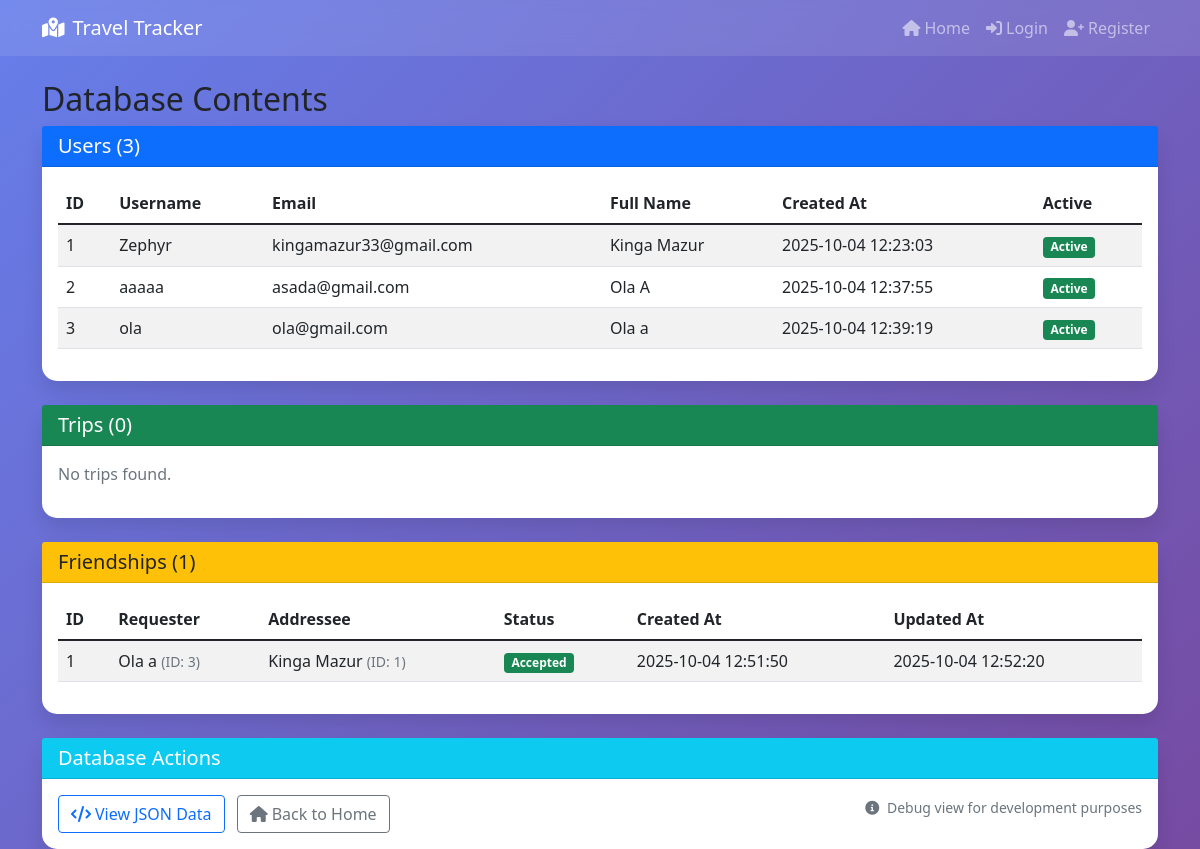
/debug/view, run on the app's committed database.
### users.py (models this page shows, shortened)
class User(UserMixin, db.Model):
    id = db.Column(db.Integer, primary_key=True)
    username = db.Column(db.String(80), unique=True, nullable=False)
    email = db.Column(db.String(120), unique=True, nullable=False)
    password_hash = db.Column(db.String(200), nullable=False)
    first_name = db.Column(db.String(50), nullable=False)
    last_name = db.Column(db.String(50), nullable=False)
    created_at = db.Column(db.DateTime, default=datetime.utcnow)
    is_active = db.Column(db.Boolean, default=True)
    @property
    def full_name(self):
        return f"{self.first_name} {self.last_name}"

### friends.py (models this page shows, shortened)
class Friendship(db.Model):
    id = db.Column(db.Integer, primary_key=True)
    requester_id = db.Column(db.Integer, db.ForeignKey('user.id'), nullable=False)
    addressee_id = db.Column(db.Integer, db.ForeignKey('user.id'), nullable=False)
    status = db.Column(db.String(20), default='pending')  # pending, accepted, declined, blocked
    created_at = db.Column(db.DateTime, default=datetime.utcnow)
    updated_at = db.Column(db.DateTime, default=datetime.utcnow, onupdate=datetime.utcnow)
    requester = db.relationship('User', foreign_keys=[requester_id], backref='sent_requests')
    addressee = db.relationship('User', foreign_keys=[addressee_id], backref='received_requests')
    __table_args__ = (
        db.UniqueConstraint('requester_id', 'addressee_id', name='unique_friendship'),
    )

### routes.py (the view)
@main_bp.route('/debug/view')
def debug_view():
    trips = Trip.query.all()
    users = User.query.all()
    friendships = Friendship.query.all()
    return render_template('debug.html',
                         trips=trips,
                         users=users,
                         friendships=friendships)

### templates/debug.html (shortened to what this page needs)
{% extends "base.html" %}
{% block content %}
<div class="row">
    <div class="col-12">
        <h2>Database Contents</h2>
        <div class="card mb-4">
            <div class="card-header bg-primary text-white">
                <h5 class="mb-0">Users ({{ users|length }})</h5>
            </div>
            <div class="card-body">
                {% if users %}
                    <div class="table-responsive">
                        <table class="table table-striped">
                            <thead>
                                <tr>
                                    <th>ID</th>
                                    <th>Username</th>
                                    <th>Email</th>
                                    <th>Full Name</th>
                                    <th>Created At</th>
                                    <th>Active</th>
                                </tr>
                            </thead>
                            <tbody>
                                {% for user in users %}
                                <tr>
                                    <td>{{ user.id }}</td>
                                    <td>{{ user.username }}</td>
                                    <td>{{ user.email }}</td>
                                    <td>{{ user.full_name }}</td>
                                    <td>{{ user.created_at.strftime('%Y-%m-%d %H:%M:%S') if user.created_at else 'N/A' }}</td>
                                    <td>
                                        {% if user.is_active %}
                                            <span class="badge bg-success">Active</span>
                                        {% else %}
                                            <span class="badge bg-secondary">Inactive</span>
                                        {% endif %}
                                    </td>
                                </tr>
                                {% endfor %}
                            </tbody>
                        </table>
                    </div>
                {% else %}
                    <p class="text-muted">No users found.</p>
                {% endif %}
            </div>
        </div>
        <div class="card mb-4">
            <div class="card-header bg-success text-white">
                <h5 class="mb-0">Trips ({{ trips|length }})</h5>
            </div>
            <div class="card-body">
                {% if trips %}
                    <div class="table-responsive">
                        <table class="table table-striped">
                            <thead>
                                <tr>
                                    <th>ID</th>
                                    <th>Destination</th>
                                    <th>Start Date</th>
                                    <th>End Date</th>
                                    <th>Description</th>
                                    <th>Created At</th>
                                </tr>
                            </thead>
                            <tbody>
                                {% for trip in trips %}
                                <tr>
                                    <td>{{ trip.id }}</td>
                                    <td>{{ trip.destination }}</td>
                                    <td>{{ trip.start_date.strftime('%Y-%m-%d') if trip.start_date else 'N/A' }}</td>
                                    <td>{{ trip.end_date.strftime('%Y-%m-%d') if trip.end_date else 'N/A' }}</td>
                                    <td>{{ trip.description[:50] + '...' if trip.description and trip.description|length > 50 else trip.description or 'N/A' }}</td>
                                    <td>{{ trip.created_at.strftime('%Y-%m-%d %H:%M:%S') if trip.created_at else 'N/A' }}</td>
                                </tr>
                                {% endfor %}
                            </tbody>
                        </table>
                    </div>
                {% else %}
                    <p class="text-muted">No trips found.</p>
                {% endif %}
            </div>
        </div>
        <div class="card mb-4">
            <div class="card-header bg-warning text-dark">
                <h5 class="mb-0">Friendships ({{ friendships|length }})</h5>
            </div>
            <div class="card-body">
                {% if friendships %}
                    <div class="table-responsive">
                        <table class="table table-striped">
                            <thead>
                                <tr>
                                    <th>ID</th>
                                    <th>Requester</th>
                                    <th>Addressee</th>
                                    <th>Status</th>
                                    <th>Created At</th>
                                    <th>Updated At</th>
                                </tr>
                            </thead>
                            <tbody>
                                {% for friendship in friendships %}
                                <tr>
                                    <td>{{ friendship.id }}</td>
                                    <td>
                                        {{ friendship.requester.full_name if friendship.requester else 'Unknown' }}
                                        <small class="text-muted">(ID: {{ friendship.requester_id }})</small>
                                    </td>
                                    <td>
                                        {{ friendship.addressee.full_name if friendship.addressee else 'Unknown' }}
                                        <small class="text-muted">(ID: {{ friendship.addressee_id }})</small>
                                    </td>
                                    <td>
                                        {% if friendship.status == 'accepted' %}
                                            <span class="badge bg-success">{{ friendship.status|title }}</span>
                                        {% elif friendship.status == 'pending' %}
                                            <span class="badge bg-warning">{{ friendship.status|title }}</span>
                                        {% elif friendship.status == 'declined' %}
                                            <span class="badge bg-secondary">{{ friendship.status|title }}</span>
                                        {% else %}
                                            <span class="badge bg-dark">{{ friendship.status|title }}</span>
                                        {% endif %}
                                    </td>
                                    <td>{{ friendship.created_at.strftime('%Y-%m-%d %H:%M:%S') if friendship.created_at else 'N/A' }}</td>
                                    <td>{{ friendship.updated_at.strftime('%Y-%m-%d %H:%M:%S') if friendship.updated_at else 'N/A' }}</td>
                                </tr>
                                {% endfor %}
                            </tbody>
                        </table>
                    </div>
                {% else %}
                    <p class="text-muted">No friendships found.</p>
                {% endif %}
            </div>
        </div>
        <div class="card">
            <div class="card-header bg-info text-white">
                <h5 class="mb-0">Database Actions</h5>
            </div>
            <div class="card-body">
                <div class="row">
                    <div class="col-md-6">
                        <a href="{{ url_for('main.debug_database') }}" class="btn btn-outline-primary me-2" target="_blank">
                            <i class="fas fa-code me-1"></i>View JSON Data
                        </a>
                        <a href="{{ url_for('main.index') }}" class="btn btn-outline-secondary">
                            <i class="fas fa-home me-1"></i>Back to Home
                        </a>
                    </div>
                    <div class="col-md-6">
                        <div class="text-md-end">
                            <small class="text-muted">
                                <i class="fas fa-info-circle me-1"></i>
                                Debug view for development purposes
                            </small>
                        </div>
                    </div>
                </div>
            </div>
        </div>
    </div>
</div>
{% endblock %}

### templates/base.html (shortened to what this page needs)
<!DOCTYPE html>
<html lang="en">
<head>
    <link href="https://cdn.jsdelivr.net/npm/bootstrap@5.1.3/dist/css/bootstrap.min.css" rel="stylesheet">
    <link href="https://cdnjs.cloudflare.com/ajax/libs/font-awesome/6.0.0/css/all.min.css" rel="stylesheet">
</head>
<body>
    <nav class="navbar navbar-expand-lg navbar-dark">
        <div class="container">
            <a class="navbar-brand" href="{{ url_for('main.index') }}">
                <i class="fas fa-map-marked-alt me-2"></i>Travel Tracker
            </a>
            <div class="navbar-nav ms-auto">
                <a class="nav-link" href="{{ url_for('main.index') }}">
                    <i class="fas fa-home me-1"></i>Home
                </a>
                {% if current_user.is_authenticated %}
                    <a class="nav-link" href="{{ url_for('main.friends') }}">
                        <i class="fas fa-user-friends me-1"></i>Friends
                    </a>
                    <a class="nav-link" href="{{ url_for('main.add_trip') }}">
                        <i class="fas fa-plus me-1"></i>Add Trip
                    </a>
                    <span class="nav-link text-light">
                        <i class="fas fa-user me-1"></i>{{ current_user.first_name }}
                    </span>
                    <a class="nav-link" href="{{ url_for('main.logout') }}">
                        <i class="fas fa-sign-out-alt me-1"></i>Logout
                    </a>
                {% else %}
                    <a class="nav-link" href="{{ url_for('main.login') }}">
                        <i class="fas fa-sign-in-alt me-1"></i>Login
                    </a>
                    <a class="nav-link" href="{{ url_for('main.register') }}">
                        <i class="fas fa-user-plus me-1"></i>Register
                    </a>
                {% endif %}
            </div>
        </div>
    </nav>
    <div class="container mt-4">
        {% block content %}{% endblock %}
    </div>
</body>
</html>

### templates/base.html (style rules this page uses)
body { background: linear-gradient(135deg, #667eea 0%, #764ba2 100%); min-height: 100vh; }
.card { box-shadow: 0 10px 20px rgba(0,0,0,0.1); border: none; border-radius: 15px; }
.navbar { background: rgba(255,255,255,0.1) !important; backdrop-filter: blur(10px); }

### data on the page
User: id "1", username "Zephyr", email "kingamazur33@gmail.com", full_name "Kinga Mazur", created_at "2025-10-04 12:23:03", is_active "Active"
User: id "2", username "aaaaa", email "asada@gmail.com", full_name "Ola A", created_at "2025-10-04 12:37:55", is_active "Active"
User: id "3", username "ola", email "ola@gmail.com", full_name "Ola a", created_at "2025-10-04 12:39:19", is_active "Active"
Friendship: id "1", requester "Ola a", requester_id "3", addressee "Kinga Mazur", addressee_id "1", status "Accepted", created_at "2025-10-04 12:51:50", updated_at "2025-10-04 12:52:20"

### other printed values
{{ users|length }} "3"
{{ trips|length }} "0"
{{ friendships|length }} "1"
